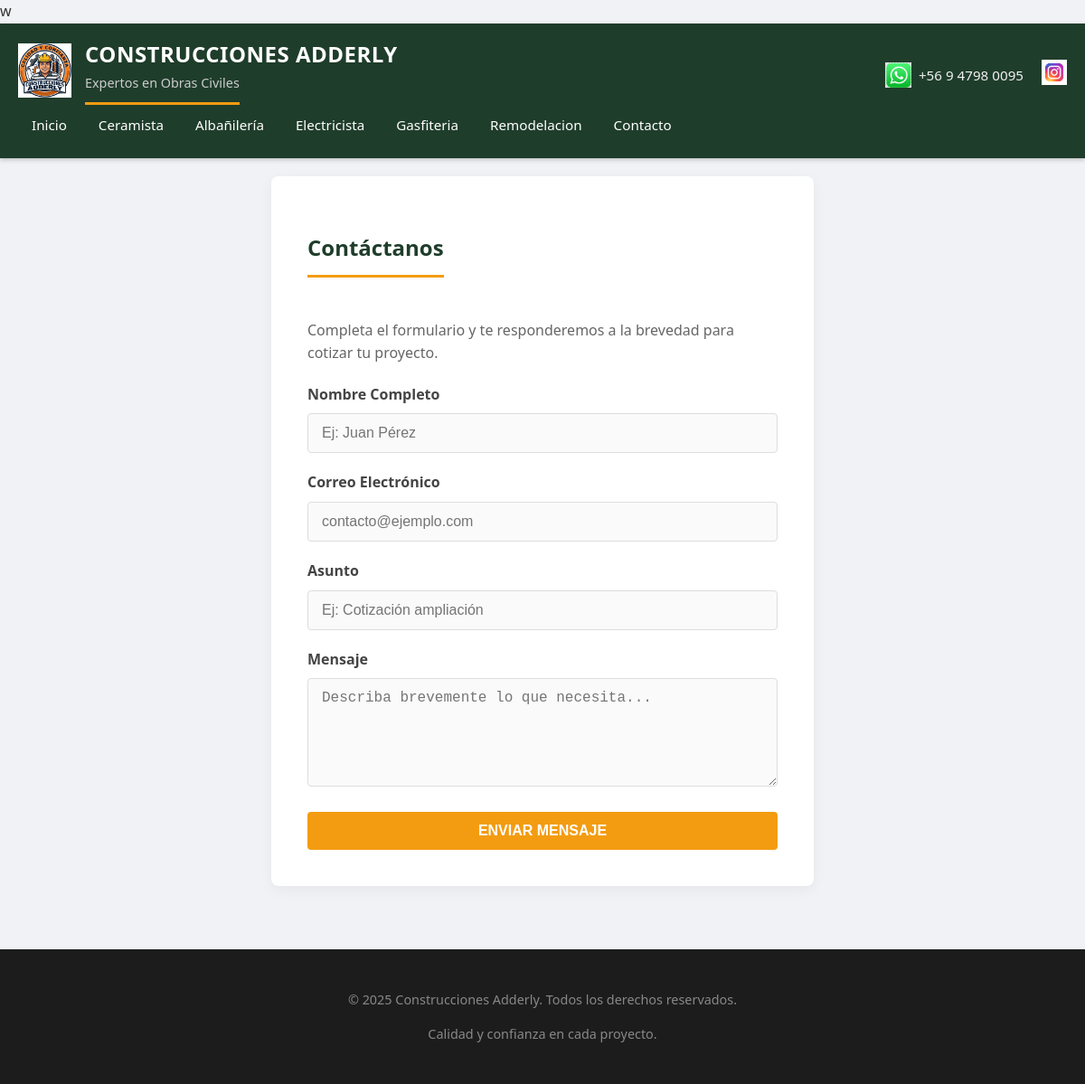
The app's page /contact with its own data.
### app.py (models this page shows)
class Category(db.Model):
    id = db.Column(db.Integer, primary_key=True)
    name = db.Column(db.String(50), unique=True, nullable=False)

### app.py (the view, shortened to what this page needs)
@app.route('/contact', methods=['GET', 'POST'])
def contact():
    return render_template('contact.html')

### app.py (called while the page is built)
@app.context_processor
def inject_categories():
    return dict(categories=Category.query.all())

### templates/contact.html
{% extends "base.html" %}
{% block content %}
<div class="form-container">
  <h2>Contáctanos</h2>
  <p style="margin-bottom: 20px; color: #666;">Completa el formulario y te responderemos a la brevedad para cotizar tu proyecto.</p>
  <form method="POST">
    <div class="form-group">
      <label for="name">Nombre Completo</label>
      <input type="text" id="name" name="name" placeholder="Ej: Juan Pérez" required>
    </div>
    <div class="form-group">
      <label for="email">Correo Electrónico</label>
      <input type="email" id="email" name="email" placeholder="contacto@ejemplo.com" required>
    </div>
    <div class="form-group">
      <label for="subject">Asunto</label>
      <input type="text" id="subject" name="subject" placeholder="Ej: Cotización ampliación" required>
    </div>
    <div class="form-group">
      <label for="message">Mensaje</label>
      <textarea id="message" name="message" placeholder="Describa brevemente lo que necesita..." required></textarea>
    </div>
    <button type="submit" style="width: 100%;">Enviar Mensaje</button>
  </form>
</div>
{% endblock %}

### templates/base.html (shortened to what this page needs)
<!DOCTYPE html>
<html lang="es">
<head>
  <link rel="stylesheet" href="{{ url_for('static', filename='css/style.css') }}">
</head>
<body>
<header class="header">
  <div class="header-inner">
    <div class="logo-container">
      <img src="{{ url_for('static', filename='img/logo.png') }}" alt="Logo Adderly">
      <div class="logo-text">
        <h1>Construcciones Adderly</h1>
        <h2>Expertos en Obras Civiles</h2>
      </div>
    </div>
   <div class="social-bar">
    <div class="contact-item">
        <img src="{{ url_for('static', filename='img/whatsapp.png') }}" alt="WhatsApp">
        <span>+56 9 4798 0095</span>
    </div>
    <a href="https://www.instagram.com/adderlyconstrucciones" target="_blank" class="social-link">
        <img src="{{ url_for('static', filename='img/instagram.png') }}" alt="Instagram">
    </a>
</div>
    <nav>
      <a href="{{ url_for('portfolio') }}">Inicio</a>
      {% for cat in categories %}
        <a href="{{ url_for('projects_by_category', category_id=cat.id) }}">
          {{ cat.name }}
        </a>
      {% endfor %}
      <a href="{{ url_for('contact') }}">Contacto</a>
    </nav>
  </div>
</header>
<main class="content">
  {% block content %}{% endblock %}
</main>
<footer class="footer">
  <p>© 2025 Construcciones Adderly. Todos los derechos reservados.</p>
  <p>Calidad y confianza en cada proyecto.</p>
</footer>
</body>
</html>

### static/css/style.css (style rules this page uses)
* { box-sizing: border-box; }
body { margin: 0; font-family: 'Segoe UI', Roboto, Helvetica, Arial, sans-serif; background-color: #f0f2f5; color: #333; line-height: 1.6; }
.header { background: #1f3d2b; color: white; padding: 0; box-shadow: 0 2px 5px rgba(0,0,0,0.2); }
.header-inner { max-width: 1200px; margin: 0 auto; padding: 15px 20px; display: flex; justify-content: space-between; align-items: center; flex-wrap: wrap; }
.logo-container { display: flex; align-items: center; gap: 15px; text-decoration: none; color: white; }
.logo-container img { height: 60px; width: auto; }
.logo-text h1 { margin: 0; font-size: 1.5rem; font-weight: 700; letter-spacing: 0.5px; text-transform: uppercase; }
.logo-text h2 { margin: 0; font-size: 0.9rem; font-weight: 400; color: #ccc; }
.social-bar { display: flex; align-items: center; gap: 20px; margin-top: 10px; }
.contact-item { display: flex; align-items: center; gap: 8px; color: #f1f1f1; font-weight: 500; font-size: 0.95rem; }
.contact-item img, .social-link img { height: 28px; width: auto; transition: transform 0.2s; }
nav { display: flex; gap: 5px; }
nav a { color: white; text-decoration: none; padding: 10px 15px; border-radius: 4px; font-weight: 500; transition: background 0.3s; font-size: 0.95rem; }
.content { max-width: 1200px; margin: 0 auto; padding: 20px; min-height: 60vh; }
h2 { border-bottom: 3px solid #f39c12; padding-bottom: 10px; margin-bottom: 30px; color: #1f3d2b; display: inline-block; }
.form-container { background: white; padding: 40px; border-radius: 8px; box-shadow: 0 4px 15px rgba(0,0,0,0.05); max-width: 600px; margin: 0 auto; }
.form-group { margin-bottom: 20px; }
.form-group label { display: block; margin-bottom: 8px; font-weight: 600; color: #444; }
input[type="text"], input[type="email"], textarea, select, input[type="file"] { width: 100%; padding: 12px 15px; border: 1px solid #ddd; border-radius: 4px; font-size: 1rem; transition: border-color 0.3s; background-color: #fafafa; }
textarea { resize: vertical; min-height: 120px; }
button, .btn { background-color: #f39c12; color: white; border: none; padding: 12px 25px; font-size: 1rem; font-weight: bold; border-radius: 4px; cursor: pointer; transition: background 0.3s, transform 0.1s; display: inline-block; text-decoration: none; text-transform: uppercase; }
.footer { background: #1c1c1c; color: #888; text-align: center; padding: 30px; margin-top: 50px; font-size: 0.9rem; }

### records on screen
Category: name "Ceramista"
Category: name "Albañilería"
Category: name "Electricista"
Category: name "Gasfiteria"
Category: name "Remodelacion"
